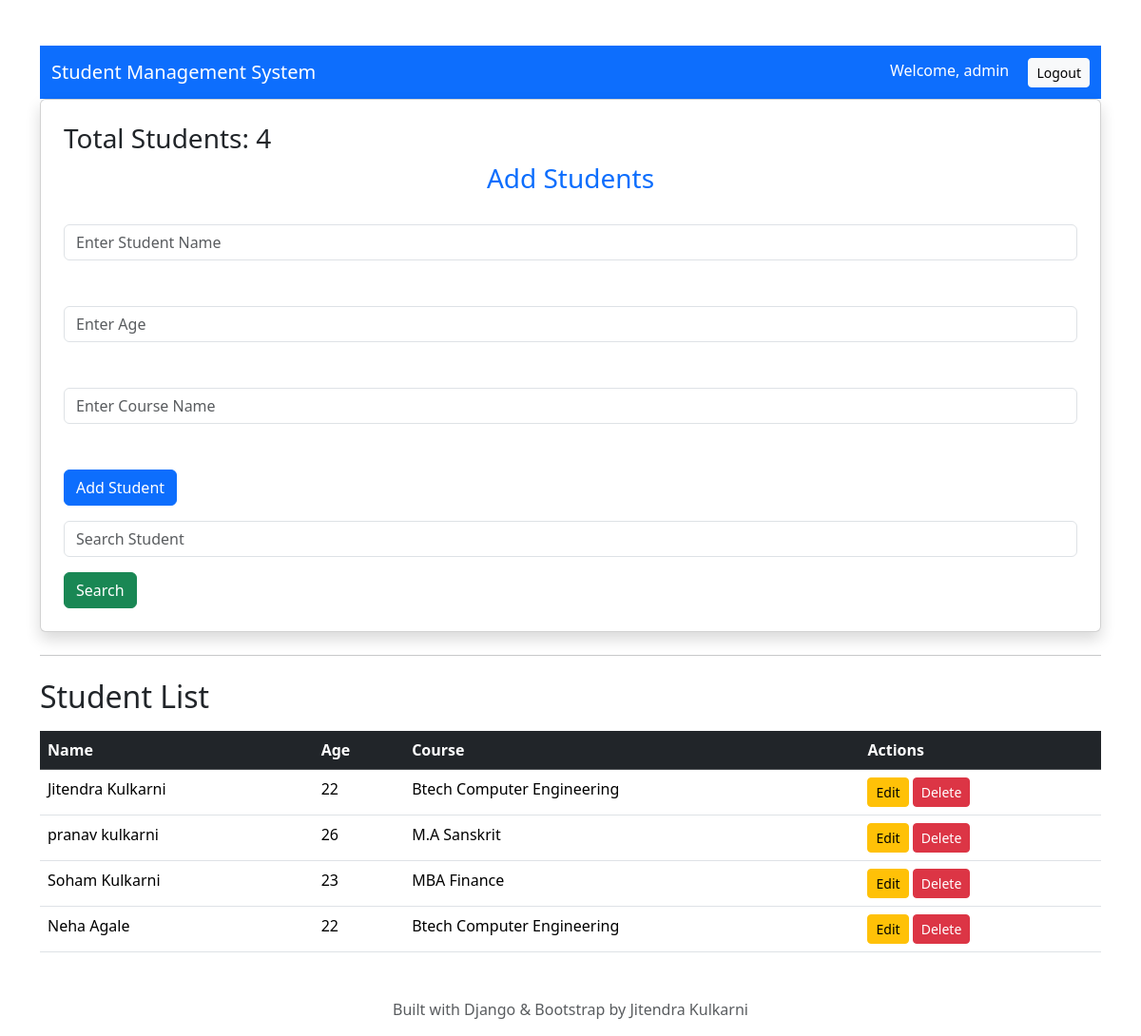
Before: / (signed in) with the older database file.
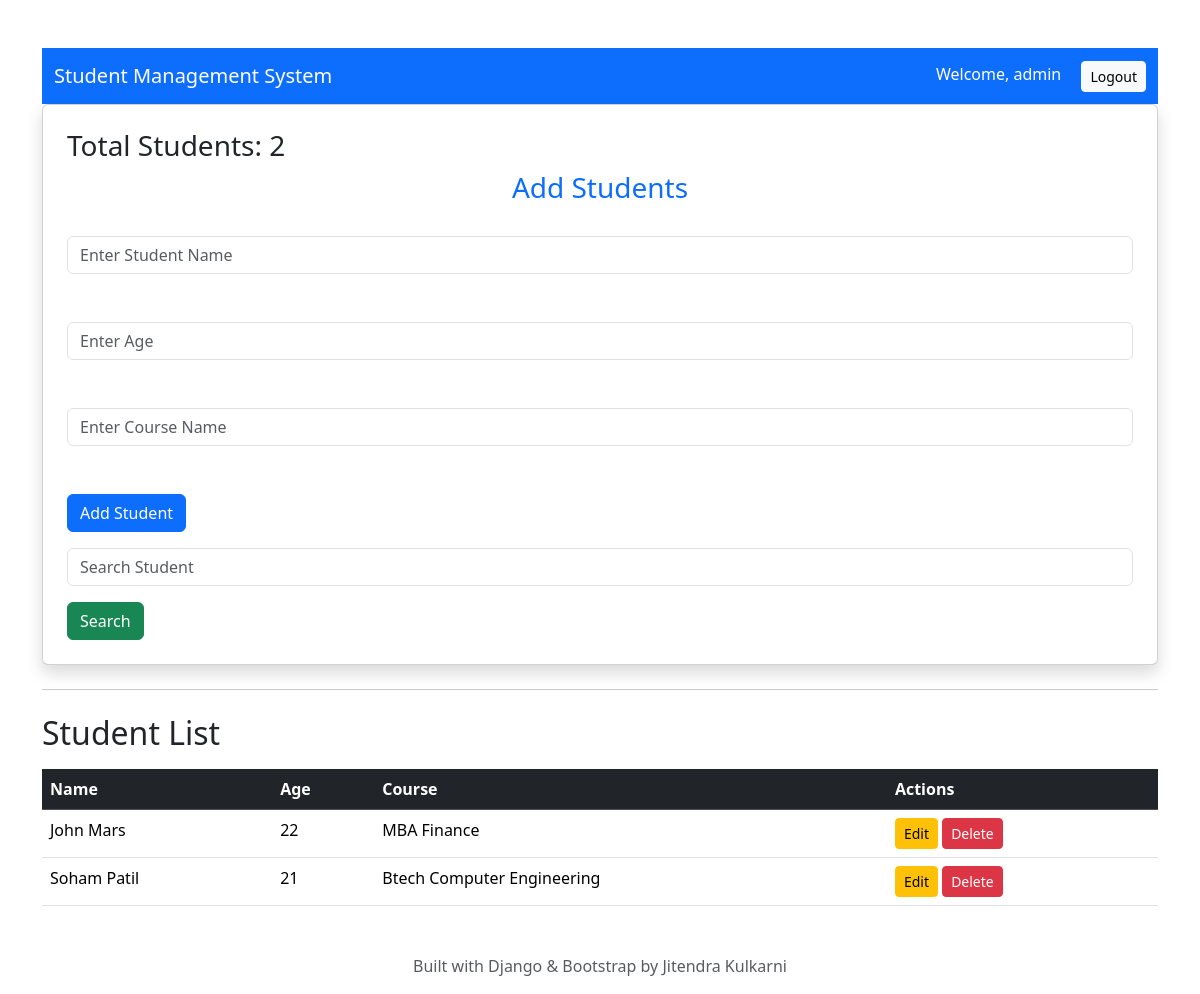
After: the same page with the newer database file.
### students/models.py (models this page shows, shortened)
class students(models.Model):
    name = models.CharField(max_length=100)
    age = models.IntegerField()
    course = models.CharField(max_length=100)

### students/views.py (the view, shortened to what this page needs)
# urls.py: 2. Add a URL to urlpatterns:  path('', views.home, name='home')
@login_required(login_url='/login/')
def home(request):
    search = request.GET.get("search")
    if search:
        all_students = students.objects.filter(
            name__icontains = search
        )
    else:
        all_students = students.objects.all()
    return render(request, "home.html",{
        "students": all_students
    })

### students/templates/home.html (shortened to what this page needs)
<!DOCTYPE html>
<html lang="en">
<head>
    <link href="https://cdn.jsdelivr.net/npm/bootstrap@5.3.7/dist/css/bootstrap.min.css" rel="stylesheet">
</head>
<body>
    <div class="container mt-5">
        <nav class="navbar navber-expand-lg navbar-dark bg-primary">
            <div class="container">
                <span class="navbar-brand">
                    Student Management System
                </span>
                <div class="ms-auto">
                    <span class="text-white me-3">
                        Welcome, {{ request.user.username }}
                    </span>
                    <a href="/logout/" class="btn btn-light btn-sm">
                        Logout
                    </a>
                </div>
            </div>
        </nav>
        <div class="card shadow p-4 mb-4">
            <div class="alter alter-info">
                    <h3>Total Students: {{ students|length }}</h3>
                </div>
            <h3 class="text-center text-primary">Add Students</h3>
            <br>
            <form method="POST">
                <input type="text" name="name" placeholder="Enter Student Name" class="form-control">
                <br><br>
                <input type="text" name="age" placeholder="Enter Age" class="form-control">
                <br><br>
                <input type="text" name="course" placeholder="Enter Course Name" class="form-control">
                <br><br>
                <button type="submit" class="btn btn-primary mb-3 text-center">Add Student</button>
            </form>
            <form method="GET">
                <input type="text" name="search" placeholder="Search Student" class="form-control mb-3">
                <button type="submit" class="btn btn-success text-left">Search</button>
            </form>
        </div>
        <hr>
        <h2 class="mt-4">Student List</h2>
        <table class="table table-hover table-borderd mt-3">
            <thead class="table-dark">
                <tr>
                    <th>Name</th>
                    <th>Age</th>
                    <th>Course</th>
                    <th>Actions</th>
                </tr>
            </thead>
            <tbody>
                {% for student in students %}
                <tr>
                    <td>{{ student.name }}</td>
                    <td>{{ student.age }}</td>
                    <td>{{ student.course }}</td>
                    <td>
                        <a href="/edit/{{ student.id }}" class="btn btn-warning btn-sm">
                            Edit
                        </a>
                        <a href="/delete/{{ student.id }}" class="btn btn-danger btn-sm"
                            onclick="return confirm('Are you sure you want to delete this Student??')">
                            Delete
                        </a>
                    </td>
                </tr>
                {% empty %}
                <tr>
                    <td colspan="4" class="text-center text-danger">
                        No Students Found
                    </td>
                </tr>
                {% endfor %}
            </tbody>
        </table>
    </div>
    <footer class="text-center text-muted mt-5 mb-3">
        Built with Django & Bootstrap by Jitendra Kulkarni
    </footer>
</body>
</html>

Changed rows visible on the page:
removed students: name "Jitendra Kulkarni", age "22", course "Btech Computer Engineering"
removed students: name "pranav kulkarni", age "26", course "M.A Sanskrit"
removed students: name "Soham Kulkarni", age "23", course "MBA Finance"
removed students: name "Neha Agale", age "22", course "Btech Computer Engineering"
added students: name "John Mars", age "22", course "MBA Finance"
added students: name "Soham Patil", age "21", course "Btech Computer Engineering"
Other visible differences:
{{ students|length }}: "4" → "2"
